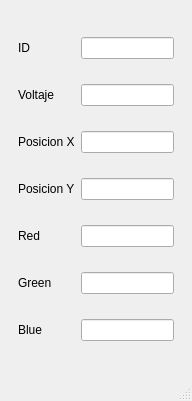
<?xml version="1.0" encoding="UTF-8"?>
<ui version="4.0">
 <class>MainWindow</class>
 <widget class="QMainWindow" name="MainWindow">
  <property name="geometry">
   <rect>
    <x>0</x>
    <y>0</y>
    <width>192</width>
    <height>401</height>
   </rect>
  </property>
  <property name="windowTitle">
   <string>MainWindow</string>
  </property>
  <widget class="QWidget" name="centralwidget">
   <layout class="QGridLayout" name="gridLayout_2">
    <item row="0" column="0">
     <widget class="QWidget" name="widget" native="true">
      <layout class="QGridLayout" name="gridLayout">
       <item row="8" column="1">
        <widget class="QLineEdit" name="lineEdit_5"/>
       </item>
       <item row="6" column="0">
        <widget class="QLabel" name="label_2">
         <property name="text">
          <string>Voltaje</string>
         </property>
        </widget>
       </item>
       <item row="7" column="1">
        <widget class="QLineEdit" name="lineEdit_4"/>
       </item>
       <item row="0" column="0">
        <widget class="QLabel" name="label">
         <property name="styleSheet">
          <string notr="true"/>
         </property>
         <property name="text">
          <string>ID</string>
         </property>
        </widget>
       </item>
       <item row="0" column="1">
        <widget class="QLineEdit" name="lineEdit"/>
       </item>
       <item row="7" column="0">
        <widget class="QLabel" name="label_3">
         <property name="text">
          <string>Posicion X</string>
         </property>
        </widget>
       </item>
       <item row="6" column="1">
        <widget class="QLineEdit" name="lineEdit_7"/>
       </item>
       <item row="20" column="1">
        <widget class="QLineEdit" name="lineEdit_6"/>
       </item>
       <item row="18" column="1">
        <widget class="QLineEdit" name="lineEdit_3"/>
       </item>
       <item row="8" column="0">
        <widget class="QLabel" name="label_4">
         <property name="text">
          <string>Posicion Y</string>
         </property>
        </widget>
       </item>
       <item row="14" column="0">
        <widget class="QLabel" name="label_5">
         <property name="text">
          <string>Red</string>
         </property>
        </widget>
       </item>
       <item row="14" column="1">
        <widget class="QLineEdit" name="lineEdit_2"/>
       </item>
       <item row="18" column="0">
        <widget class="QLabel" name="label_6">
         <property name="text">
          <string>Green</string>
         </property>
        </widget>
       </item>
       <item row="20" column="0">
        <widget class="QLabel" name="label_7">
         <property name="text">
          <string>Blue</string>
         </property>
        </widget>
       </item>
      </layout>
     </widget>
    </item>
   </layout>
  </widget>
  <widget class="QMenuBar" name="menubar">
   <property name="geometry">
    <rect>
     <x>0</x>
     <y>0</y>
     <width>192</width>
     <height>22</height>
    </rect>
   </property>
  </widget>
  <widget class="QStatusBar" name="statusbar"/>
 </widget>
 <resources/>
 <connections/>
</ui>
